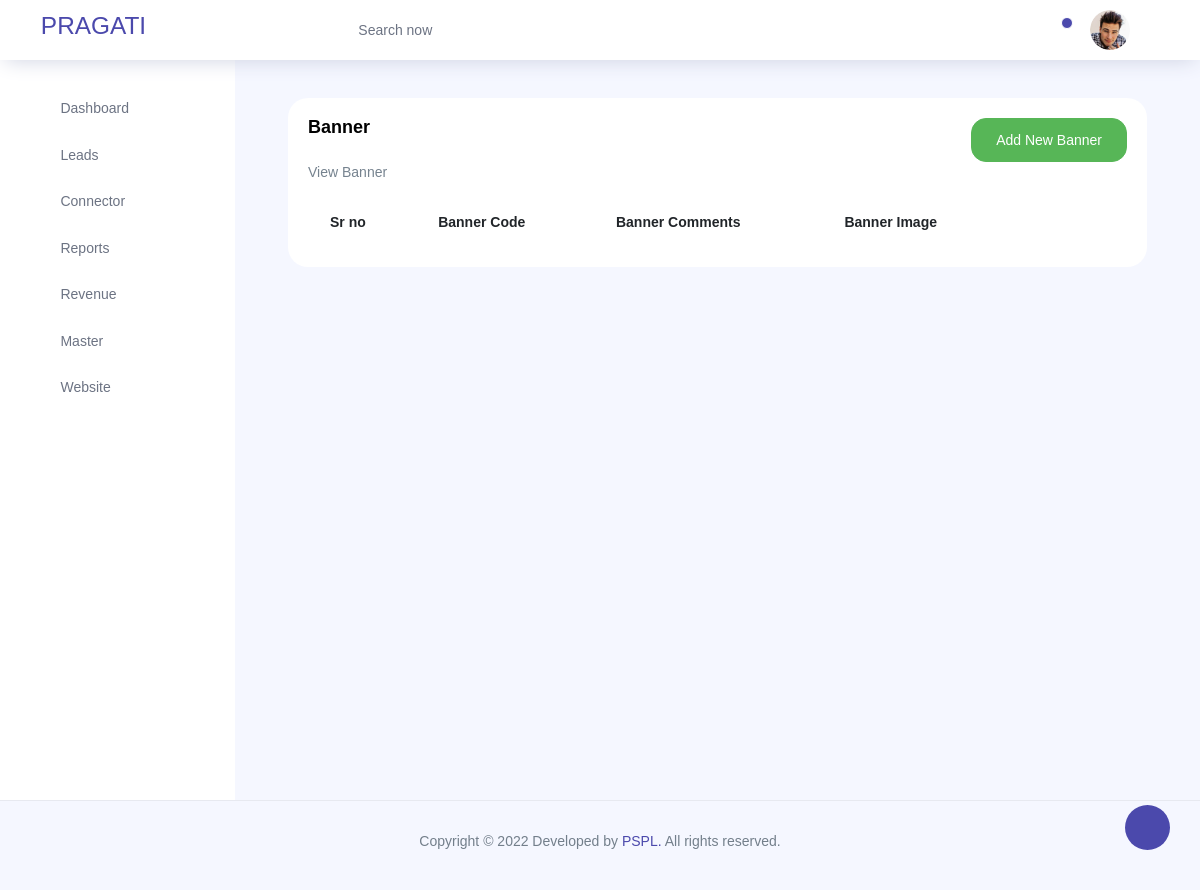
The app's page /lead/lead/view_banner, older data.
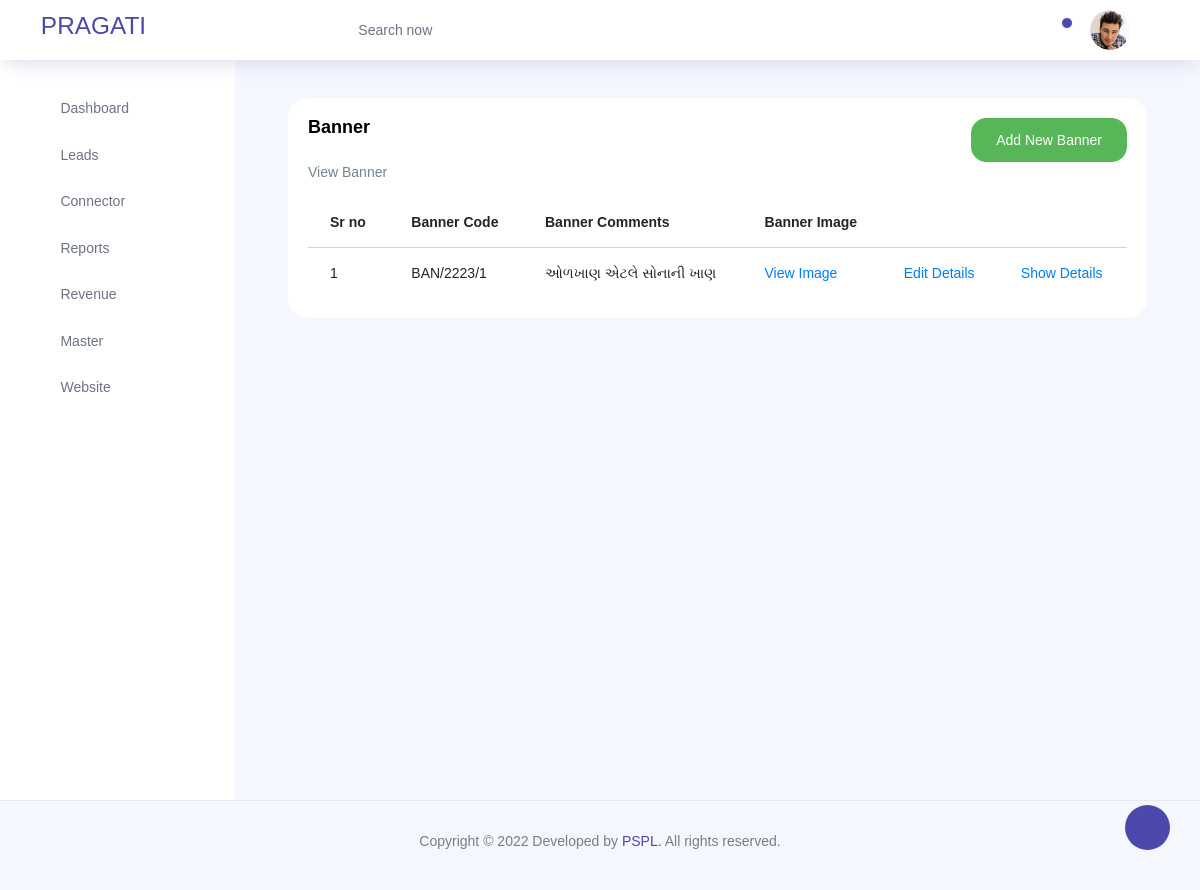
The same page, newer data.
### lead/models.py (models this page shows, shortened)
class Banner(models.Model):
    ban_code=models.CharField(max_length=50,unique=True)
    ban_img=models.FileField(upload_to =banner_path, default='webbanners/default.jpg')
    ban_comments=models.CharField(max_length=50)
    ban_update_date=models.DateField(default=timezone.now)

### lead/views.py (the view)
# urls.py: path('lead/view_banner',views.view_banner,name="view_banner"),
def view_banner(request):
    banner=Banner.objects.all()
    return render(request,'view_banner.html',{'view_banner':banner})

### templates/view_banner.html
{% extends 'base.html' %}
{% load static  %}
{% block content %}
<div class="col-lg-12 grid-margin stretch-card">
    <div class="card">
      <div class="card-body">
        <div class="d-flex justify-content-between">
        <h4 class="card-title">Banner</h4>
        <a href="{% url 'lead:add_banner' %}">
        <button type="submit" class="btn btn-success">Add New Banner</button></a>
    </div>
    <p class="card-description">
        View Banner
       </p>
        <div class="table-responsive">
          <table class="table table-hover">
            <thead>
              <tr>
                <th>Sr no</th>
                <th>Banner Code</th>
                <th>Banner Comments</th>
                <th>Banner Image</th>
                <th></th>
                <th></th>
              </tr>
            </thead>
            <tbody>
              <tr>
                {% for i in view_banner%}
                <td>{{forloop.counter}}</td>
                <td>{{i.ban_code}}</td>
                <td>{{i.ban_comments}}</td>
                <td><a href="/media/{{i.ban_img}}" target="_blank">View Image</a></td>
                <td><a href="{% url 'lead:edit_banner' i.pk  %}">Edit Details</a></td>
                <td><a href="{% url 'lead:show_banner' i.pk  %}">Show Details</a></td>
              </tr>
              {% endfor %}
            </tbody>
          </table>
        </div>
      </div>
    </div>
  </div>
  {% endblock %}

Row changes from the older to the newer data that the page shows:
added Banner: ban_code "BAN/2223/1", ban_comments "ઓળખાણ એટલે સોનાની ખાણ"
